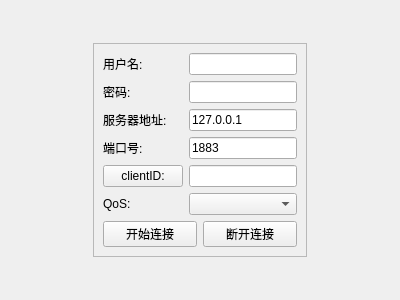
<?xml version="1.0" encoding="UTF-8"?>
<ui version="4.0">
 <class>mqttSetting</class>
 <widget class="QWidget" name="mqttSetting">
  <property name="geometry">
   <rect>
    <x>0</x>
    <y>0</y>
    <width>400</width>
    <height>300</height>
   </rect>
  </property>
  <property name="windowTitle">
   <string>Form</string>
  </property>
  <property name="styleSheet">
   <string notr="true"/>
  </property>
  <layout class="QGridLayout" name="gridLayout_2">
   <item row="0" column="2">
    <spacer name="verticalSpacer_2">
     <property name="orientation">
      <enum>Qt::Vertical</enum>
     </property>
     <property name="sizeHint" stdset="0">
      <size>
       <width>20</width>
       <height>28</height>
      </size>
     </property>
    </spacer>
   </item>
   <item row="1" column="0">
    <spacer name="horizontalSpacer">
     <property name="orientation">
      <enum>Qt::Horizontal</enum>
     </property>
     <property name="sizeHint" stdset="0">
      <size>
       <width>61</width>
       <height>20</height>
      </size>
     </property>
    </spacer>
   </item>
   <item row="1" column="1" colspan="2">
    <widget class="QFrame" name="frame">
     <property name="styleSheet">
      <string notr="true"/>
     </property>
     <property name="frameShape">
      <enum>QFrame::StyledPanel</enum>
     </property>
     <property name="frameShadow">
      <enum>QFrame::Raised</enum>
     </property>
     <layout class="QGridLayout" name="gridLayout">
      <item row="0" column="0">
       <layout class="QVBoxLayout" name="verticalLayout_3">
        <item>
         <layout class="QHBoxLayout" name="horizontalLayout">
          <item>
           <layout class="QVBoxLayout" name="verticalLayout">
            <item>
             <widget class="QLabel" name="nameLab">
              <property name="text">
               <string>用户名:</string>
              </property>
             </widget>
            </item>
            <item>
             <widget class="QLabel" name="pwdLab">
              <property name="text">
               <string>密码:</string>
              </property>
             </widget>
            </item>
            <item>
             <widget class="QLabel" name="addrLab">
              <property name="text">
               <string>服务器地址:</string>
              </property>
             </widget>
            </item>
            <item>
             <widget class="QLabel" name="portLab">
              <property name="text">
               <string>端口号:</string>
              </property>
             </widget>
            </item>
            <item>
             <widget class="QPushButton" name="idBtn">
              <property name="text">
               <string>clientID:</string>
              </property>
             </widget>
            </item>
            <item>
             <widget class="QLabel" name="qosLab">
              <property name="text">
               <string>QoS:</string>
              </property>
             </widget>
            </item>
           </layout>
          </item>
          <item>
           <layout class="QVBoxLayout" name="verticalLayout_2">
            <item>
             <widget class="QLineEdit" name="nameLineEdit"/>
            </item>
            <item>
             <widget class="QLineEdit" name="pwdLineEdit"/>
            </item>
            <item>
             <widget class="QLineEdit" name="addrLineEdit">
              <property name="text">
               <string>127.0.0.1</string>
              </property>
             </widget>
            </item>
            <item>
             <widget class="QLineEdit" name="portLineEdit">
              <property name="text">
               <string>1883</string>
              </property>
             </widget>
            </item>
            <item>
             <widget class="QLineEdit" name="idLineEdit"/>
            </item>
            <item>
             <widget class="QComboBox" name="qosBox"/>
            </item>
           </layout>
          </item>
         </layout>
        </item>
        <item>
         <layout class="QHBoxLayout" name="horizontalLayout_2">
          <item>
           <widget class="QPushButton" name="connectBtn">
            <property name="text">
             <string>开始连接</string>
            </property>
           </widget>
          </item>
          <item>
           <widget class="QPushButton" name="disconnectBtn">
            <property name="text">
             <string>断开连接</string>
            </property>
           </widget>
          </item>
         </layout>
        </item>
       </layout>
      </item>
     </layout>
    </widget>
   </item>
   <item row="1" column="3">
    <spacer name="horizontalSpacer_2">
     <property name="orientation">
      <enum>Qt::Horizontal</enum>
     </property>
     <property name="sizeHint" stdset="0">
      <size>
       <width>61</width>
       <height>20</height>
      </size>
     </property>
    </spacer>
   </item>
   <item row="2" column="1">
    <spacer name="verticalSpacer">
     <property name="orientation">
      <enum>Qt::Vertical</enum>
     </property>
     <property name="sizeHint" stdset="0">
      <size>
       <width>20</width>
       <height>29</height>
      </size>
     </property>
    </spacer>
   </item>
  </layout>
 </widget>
 <resources/>
 <connections/>
</ui>
